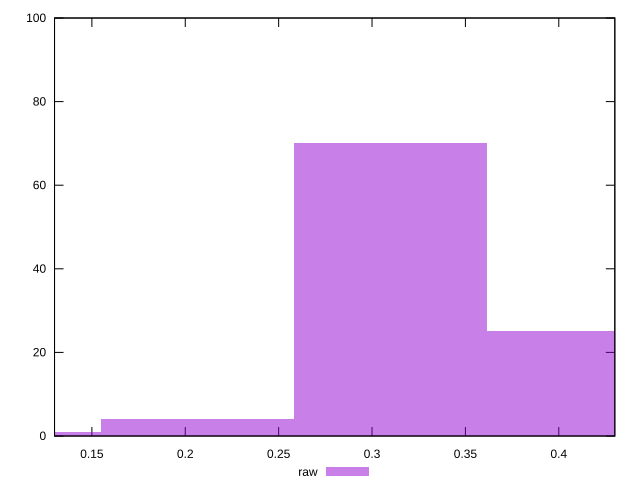

Generate this figure with gnuplot:
reset

$raw <<EOF
0.3099778407033377 70
0.4133037876044503 25
0.20665189380222515 4
0.10332594690111258 1
EOF

set key outside below
set boxwidth 0.10332594690111258
set xrange [0.13:0.43]
set yrange [0:100]
set trange [0:100]
set style fill transparent solid 0.5 noborder
set terminal svg size 640, 490 enhanced background rgb 'white'
set output "reprap/meta/score/samples/pages+cached+noexternal+nomedia+nocss/raw/histogram.svg"

plot $raw title "raw" with boxes

reset
